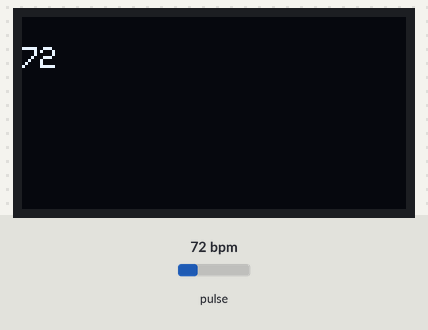
Bench run of a sketch on a simulated Arduino Uno, built with avr-gcc and run on an emulated ATmega328P. On the bench: 128×64 one-colour display. The inputs (shaded band) are chosen by the test bench; at power-on: pulse 72 bpm.

Above: at 3.2 s.
3.3 s: pulse set to 42 bpm
At 4.8 s:
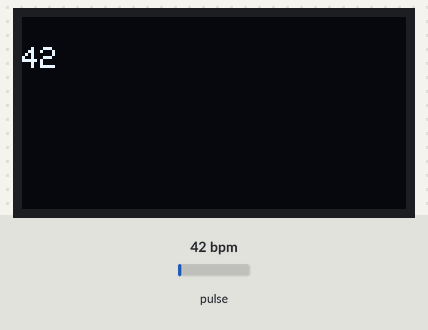
5.8 s: pulse set to 70 bpm
At 7.3 s:
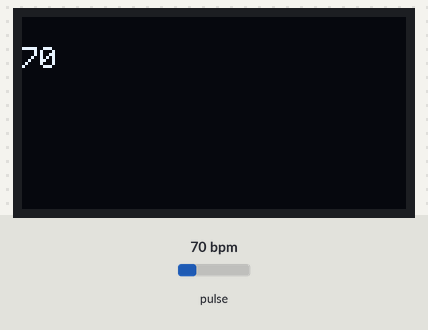
8.1 s: pulse set to 100 bpm
At 9.2 s:
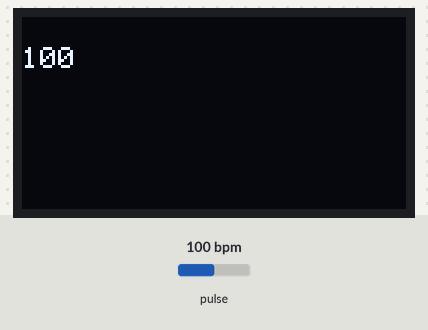
Timing chart, 0 to 11.1 s (numbered marks = the images above; inputs shaded):
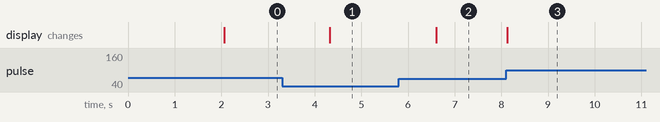

Measured:
- after the input at 3.3 s, the display: changes after 1.0 s (image 1)
- after the input at 5.8 s, the display: changes after 0.81 s (image 2)
- after the input at 8.1 s, the display: changes at once (image 3)

The sketch:

heart_code.ino
```cpp
#include <Wire.h>
#include <Adafruit_GFX.h>
#include <Adafruit_SSD1306.h>
#include <PulseSensorPlayground.h>

#define USE_ARDUINO_INTERRUPTS true
#define SCREEN_WIDTH 128 // OLED display width, in pixels
#define SCREEN_HEIGHT 64 // OLED display height, in pixels

const int PulseWire = 2; // We used A0, A1 for OLED SCREEN A2 is for sensor
PulseSensorPlayground pulseSensor;

Adafruit_SSD1306 display(SCREEN_WIDTH, SCREEN_HEIGHT, &Wire, -1);

void setup() {
  Serial.begin(115200);

  if(!display.begin(SSD1306_SWITCHCAPVCC, 0x3C)) { // Address 0x3D for 128x64
    Serial.println(F("SSD1306 allocation failed"));
    for(;;);
  }
  pulseSensor.analogInput(PulseWire);
  pulseSensor.setThreshold(550);
  delay(2000);

}

void loop() {
  int myBPM = pulseSensor.getBeatsPerMinute(); // Getting heart beats here

  if (pulseSensor.sawStartOfBeat()) {
    // If we get some pulse then do this. DO what? Print on OLED screen
    display.clearDisplay();

    display.setTextSize(1);
    display.setTextColor(WHITE);
    display.setCursor(0, 10);
    // Display static text
    display.println(myBPM); // Put here myBPM
    display.display();
  }


}
```
